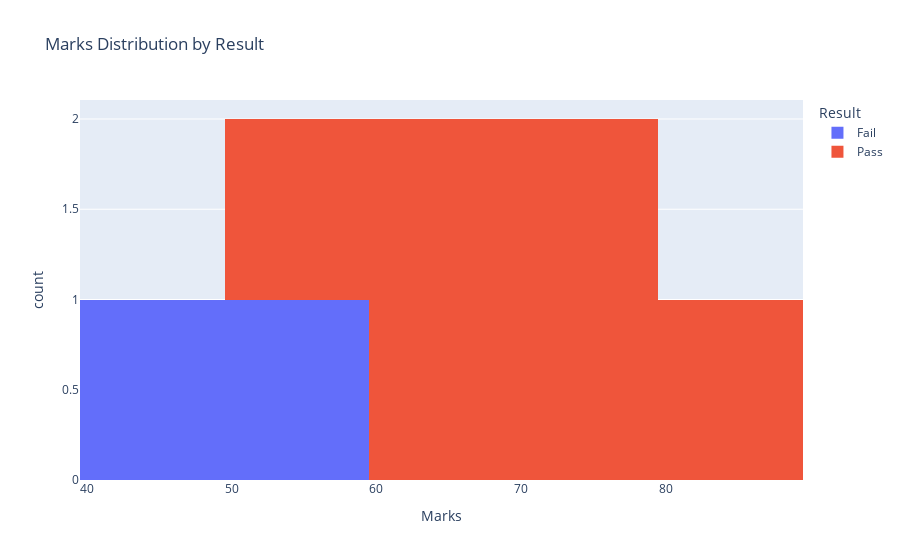

Notebook code cell kept with this figure:
### Markdown cell above
### Histogram Example 3: Histogram with Color

### Code cell
df3 = pd.DataFrame({
    "Marks": [45, 50, 55, 60, 65, 70, 75, 80],
    "Result": ["Fail", "Fail", "Pass", "Pass", "Pass", "Pass", "Pass", "Pass"]
})

fig = px.histogram(
    df3,
    x="Marks",
    color="Result",
    title="Marks Distribution by Result"
)
fig.show()
fig.write_image("histogram.png")

### Figure 1 — Plotly figure (JSON) as saved in the notebook; plotly's stock layout.template omitted (floating-point values rounded to 4 significant figures)
{"data": [{"bingroup": "x", "hovertemplate": "Result=Fail<br>Marks=%{x}<br>count=%{y}<extra></extra>", "legendgroup": "Fail", "marker": {"color": "#636efa", "pattern": {"shape": ""}}, "name": "Fail", "orientation": "v", "showlegend": true, "type": "histogram", "x": [45, 50], "xaxis": "x", "yaxis": "y"}, {"bingroup": "x", "hovertemplate": "Result=Pass<br>Marks=%{x}<br>count=%{y}<extra></extra>", "legendgroup": "Pass", "marker": {"color": "#EF553B", "pattern": {"shape": ""}}, "name": "Pass", "orientation": "v", "showlegend": true, "type": "histogram", "x": [55, 60, 65, 70, 75, 80], "xaxis": "x", "yaxis": "y"}], "layout": {"autosize": true, "barmode": "relative", "legend": {"title": {"text": "Result"}, "tracegroupgap": 0}, "title": {"text": "Marks Distribution by Result"}, "xaxis": {"anchor": "y", "autorange": true, "domain": [0, 1], "range": [39.5, 89.5], "title": {"text": "Marks"}, "type": "linear"}, "yaxis": {"anchor": "x", "autorange": true, "domain": [0, 1], "range": [0, 2.105], "title": {"text": "count"}}}}
